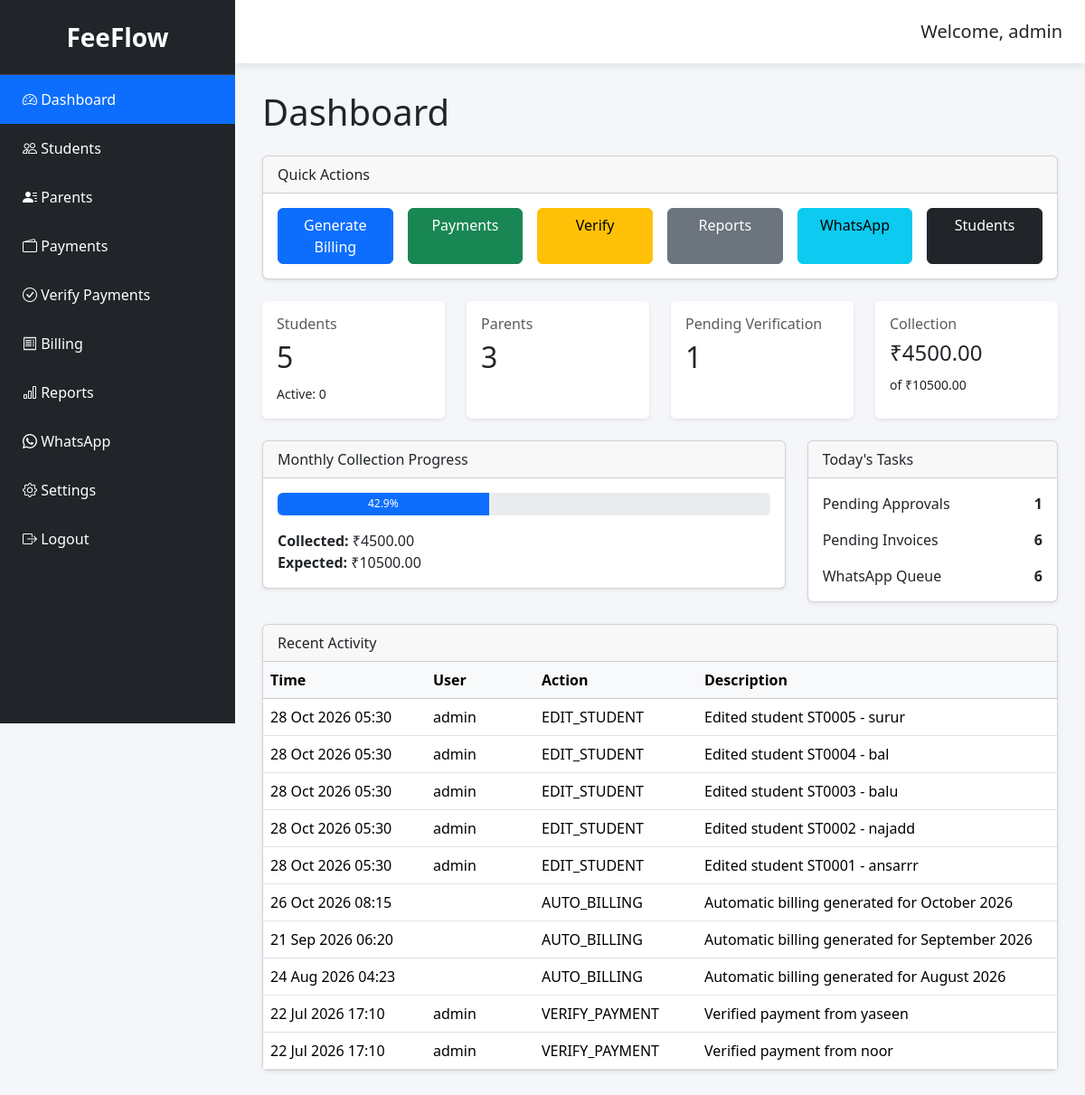
The app's page / (signed in) with its own data.
### logs/models.py (models this page shows, shortened)
class ActivityLog(models.Model):
    ACTIONS = [
        ("LOGIN", "Login"),
        ("ADD_STUDENT", "Add Student"),
        ("EDIT_STUDENT", "Edit Student"),
        ("ADD_PARENT", "Add Parent"),
        ("EDIT_PARENT", "Edit Parent"),
        ("GENERATE_BILLING", "Generate Billing"),
        ("PAYMENT", "Receive Payment"),
        ("VERIFY_PAYMENT", "Verify Payment"),
        ("SETTINGS", "Settings Updated"),
        ("RESET", "Reset Demo Data"),
        ("AUTO_BILLING", "Automatic Billing"),
    ]
    user = models.ForeignKey(
        User,
        on_delete=models.SET_NULL,
        null=True,
    )
    action = models.CharField(
        max_length=30,
        choices=ACTIONS,
    )
    description = models.TextField()
    created_at = models.DateTimeField(
        auto_now_add=True,
    )
    class Meta:
        ordering = [
            "-created_at",
        ]

### dashboard/views.py (the view)
# urls.py: path("", views.dashboard, name="dashboard"),
@login_required
def dashboard(request):
    context = DashboardService.get_dashboard()
    return render(
        request,
        "dashboard/dashboard.html",
        context,
    )

### templates/dashboard/dashboard.html
{% extends "base.html" %}
{% block content %}
<h1 class="mb-4">Dashboard</h1>
<div class="card shadow-sm mb-4">
    <div class="card-header">
        Quick Actions
    </div>
    <div class="card-body">
        <div class="row g-3">
            <div class="col-md-2 d-grid">
                <a href="{% url 'billing_dashboard' %}" class="btn btn-primary">
                    Generate Billing
                </a>
            </div>
            <div class="col-md-2 d-grid">
                <a href="{% url 'invoice_list' %}" class="btn btn-success">
                    Payments
                </a>
            </div>
            <div class="col-md-2 d-grid">
                <a href="{% url 'pending_payments' %}" class="btn btn-warning">
                    Verify
                </a>
            </div>
            <div class="col-md-2 d-grid">
                <a href="{% url 'report_dashboard' %}" class="btn btn-secondary">
                    Reports
                </a>
            </div>
            <div class="col-md-2 d-grid">
                <a href="{% url 'whatsapp_dashboard' %}" class="btn btn-info">
                    WhatsApp
                </a>
            </div>
            <div class="col-md-2 d-grid">
                <a href="{% url 'student_list' %}" class="btn btn-dark">
                    Students
                </a>
            </div>
        </div>
    </div>
</div>
<div class="row g-4">
    <div class="col-md-3">
        <div class="card shadow-sm border-0 h-100">
            <div class="card-body">
                <h6 class="text-muted">Students</h6>
                <h2>{{ total_students }}</h2>
                <small>Active: {{ active_students }}</small>
            </div>
        </div>
    </div>
    <div class="col-md-3">
        <div class="card shadow-sm border-0 h-100">
            <div class="card-body">
                <h6 class="text-muted">Parents</h6>
                <h2>{{ total_parents }}</h2>
            </div>
        </div>
    </div>
    <div class="col-md-3">
        <div class="card shadow-sm border-0 h-100">
            <div class="card-body">
                <h6 class="text-muted">Pending Verification</h6>
                <h2>{{ pending_verification }}</h2>
            </div>
        </div>
    </div>
    <div class="col-md-3">
        <div class="card shadow-sm border-0 h-100">
            <div class="card-body">
                <h6 class="text-muted">Collection</h6>
                <h4>₹{{ total_collected }}</h4>
                <small>of ₹{{ total_expected }}</small>
            </div>
        </div>
    </div>
</div>
<div class="row mt-4">
    <div class="col-lg-8">
        <div class="card shadow-sm">
            <div class="card-header">
                Monthly Collection Progress
            </div>
            <div class="card-body">
                <div class="progress" style="height:25px;">
                    <div
                        class="progress-bar"
                        role="progressbar"
                        style="width: {{ collection_percent }}%;">
                        {{ collection_percent }}%
                    </div>
                </div>
                <div class="mt-3">
                    <strong>Collected:</strong>
                    ₹{{ total_collected }}
                    <br>
                    <strong>Expected:</strong>
                    ₹{{ total_expected }}
                </div>
            </div>
        </div>
    </div>
    <div class="col-lg-4">
        <div class="card shadow-sm">
            <div class="card-header">
                Today's Tasks
            </div>
            <div class="card-body">
                <div class="d-flex justify-content-between mb-3">
                    <span>Pending Approvals</span>
                    <strong>{{ pending_verification }}</strong>
                </div>
                <div class="d-flex justify-content-between mb-3">
                    <span>Pending Invoices</span>
                    <strong>{{ pending_invoices }}</strong>
                </div>
                <div class="d-flex justify-content-between">
                    <span>WhatsApp Queue</span>
                    <strong>{{ whatsapp_pending }}</strong>
                </div>
            </div>
        </div>
    </div>
</div>
<div class="row mt-4">
    <div class="col-lg-12">
        <div class="card shadow-sm">
            <div class="card-header">
                Recent Activity
            </div>
            <div class="table-responsive">
                <table class="table table-hover mb-0">
                    <thead class="table-light">
                        <tr>
                            <th width="180">Time</th>
                            <th width="120">User</th>
                            <th width="180">Action</th>
                            <th>Description</th>
                        </tr>
                    </thead>
                    <tbody>
                        {% for log in recent_logs %}
                        <tr>
                            <td>{{ log.created_at|date:"d M Y H:i" }}</td>
                            <td>{{ log.user.username }}</td>
                            <td>{{ log.action }}</td>
                            <td>{{ log.description }}</td>
                        </tr>
                        {% empty %}
                        <tr>
                            <td colspan="4" class="text-center py-4">
                                No recent activity.
                            </td>
                        </tr>
                        {% endfor %}
                    </tbody>
                </table>
            </div>
        </div>
    </div>
</div>
{% endblock %}

### templates/base.html (shortened to what this page needs)
{% load static %}
<!DOCTYPE html>
<html lang="en">
<head>
<link href="https://cdn.jsdelivr.net/npm/bootstrap@5.3.7/dist/css/bootstrap.min.css" rel="stylesheet">
<link rel="stylesheet"
href="https://cdn.jsdelivr.net/npm/bootstrap-icons@1.11.3/font/bootstrap-icons.min.css">
<link rel="stylesheet"
href="{% static 'css/style.css' %}">
</head>
<body>
<div class="sidebar" id="sidebar">
<div class="sidebar-header">
FeeFlow
</div>
<a class="{% if request.path == '/' %}active{% endif %}"
href="/">
<i class="bi bi-speedometer2"></i>
Dashboard
</a>
<a class="{% if '/students/' in request.path %}active{% endif %}"
href="{% url 'student_list' %}">
<i class="bi bi-people"></i>
Students
</a>
<a class="{% if '/parents/' in request.path %}active{% endif %}"
href="{% url 'parent_list' %}">
<i class="bi bi-person-lines-fill"></i>
Parents
</a>
<a class="{% if request.path == '/payments/' %}active{% endif %}"
href="{% url 'invoice_list' %}">
<i class="bi bi-wallet2"></i>
Payments
</a>
<a class="{% if '/payments/pending/' in request.path %}active{% endif %}"
href="{% url 'pending_payments' %}">
<i class="bi bi-check-circle"></i>
Verify Payments
</a>
<a class="{% if '/billing/' in request.path %}active{% endif %}"
href="{% url 'billing_dashboard' %}">
<i class="bi bi-receipt"></i>
Billing
</a>
<a href="{% url 'report_dashboard' %}">
    <i class="bi bi-bar-chart"></i>
    Reports
</a>
<a class="{% if '/whatsapp/' in request.path %}active{% endif %}"
href="{% url 'whatsapp_dashboard' %}">
<i class="bi bi-whatsapp"></i>
WhatsApp
</a>
<a class="{% if '/settings/' in request.path %}active{% endif %}"
href="{% url 'settings' %}">
<i class="bi bi-gear"></i>
Settings
</a>
<a href="/admin/logout/">
<i class="bi bi-box-arrow-right"></i>
Logout
</a>
</div>
<div class="main">
<div class="topbar">
<div>
<h5 class="mb-0">
Welcome,
{{request.user.username}}
</h5>
</div>
</div>
<div class="page-content">
{% block content %}
{% endblock %}
</div>
</div>
</body>
</html>

### static/css/style.css (style rules this page uses)
body { background:#f4f6f9; overflow-x:hidden; }
.sidebar { width:260px; height:100vh; position:fixed; left:0; top:0; background:#212529; color:white; transition:.3s; z-index:1000; }
.sidebar-header { padding:20px; font-size:28px; font-weight:bold; text-align:center; border-bottom:1px solid rgba(255,255,255,.15); }
.sidebar a { display:block; color:white; padding:15px 25px; text-decoration:none; transition:.2s; }
.sidebar a.active { background:#0d6efd; }
.main { margin-left:260px; transition:.3s; }
.topbar { height:70px; background:white; box-shadow:0 2px 10px rgba(0,0,0,.1); display:flex; align-items:center; justify-content:space-between; padding:0 25px; }
.page-content { padding:30px; }

### records on screen
ActivityLog: created_at "28 Oct 2026 05:30", user.username "admin", action "EDIT_STUDENT", description "Edited student ST0005 - surur"
ActivityLog: created_at "28 Oct 2026 05:30", user.username "admin", action "EDIT_STUDENT", description "Edited student ST0004 - bal"
ActivityLog: created_at "28 Oct 2026 05:30", user.username "admin", action "EDIT_STUDENT", description "Edited student ST0003 - balu"
ActivityLog: created_at "28 Oct 2026 05:30", user.username "admin", action "EDIT_STUDENT", description "Edited student ST0002 - najadd"
ActivityLog: created_at "28 Oct 2026 05:30", user.username "admin", action "EDIT_STUDENT", description "Edited student ST0001 - ansarrr"
ActivityLog: created_at "26 Oct 2026 08:15", action "AUTO_BILLING", description "Automatic billing generated for October 2026"
ActivityLog: created_at "21 Sep 2026 06:20", action "AUTO_BILLING", description "Automatic billing generated for September 2026"
ActivityLog: created_at "24 Aug 2026 04:23", action "AUTO_BILLING", description "Automatic billing generated for August 2026"
ActivityLog: created_at "22 Jul 2026 17:10", user.username "admin", action "VERIFY_PAYMENT", description "Verified payment from yaseen"
ActivityLog: created_at "22 Jul 2026 17:10", user.username "admin", action "VERIFY_PAYMENT", description "Verified payment from noor"

### other values on screen
{{ request.user.username }} "admin"
{{ total_students }} "5"
{{ active_students }} "0"
{{ total_parents }} "3"
{{ pending_verification }} "1"
{{ total_collected }} "4500.00"
{{ total_expected }} "10500.00"
{{ collection_percent }} "42.9"
{{ pending_invoices }} "6"
{{ whatsapp_pending }} "6"
